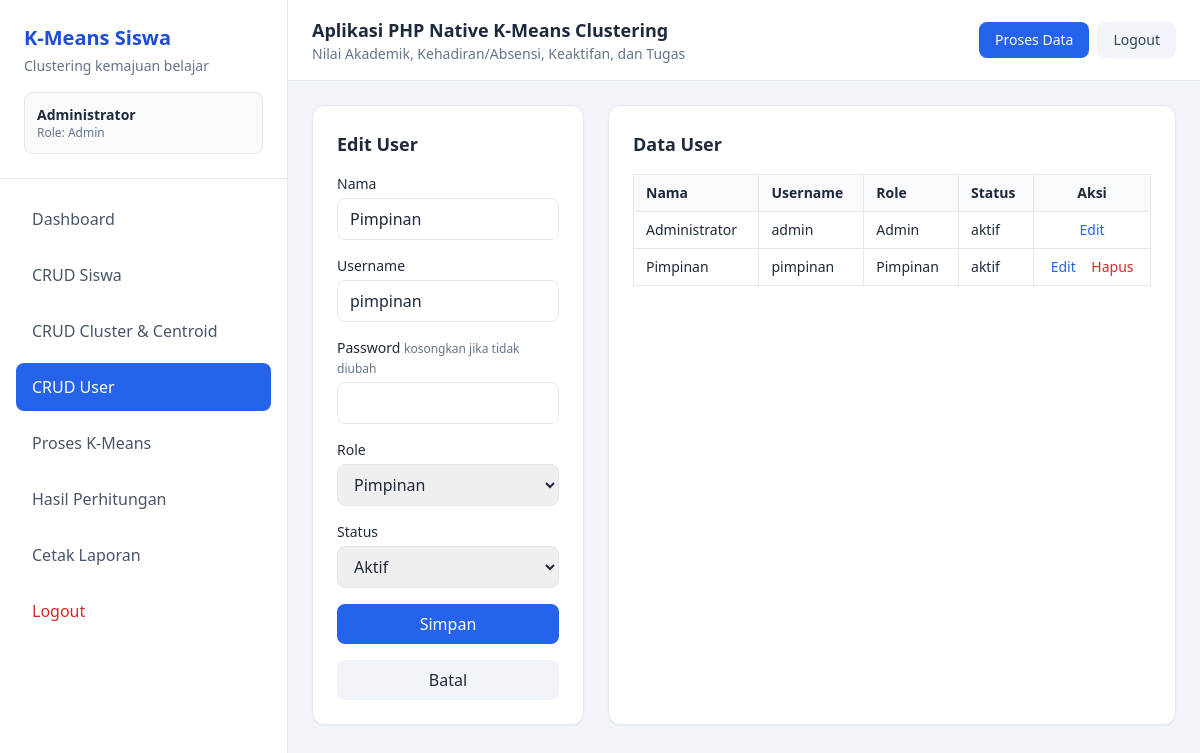
The page /index.php?page=users&edit=2 (signed in) on the database its author committed.
### tables this page shows
CREATE TABLE users (
    id INT AUTO_INCREMENT PRIMARY KEY,
    nama VARCHAR(100) NOT NULL,
    username VARCHAR(50) NOT NULL UNIQUE,
    password VARCHAR(255) NOT NULL,
    role ENUM('admin','pimpinan') NOT NULL DEFAULT 'pimpinan',
    status ENUM('aktif','nonaktif') NOT NULL DEFAULT 'aktif',
    created_at TIMESTAMP DEFAULT CURRENT_TIMESTAMP,
    updated_at TIMESTAMP DEFAULT CURRENT_TIMESTAMP ON UPDATE CURRENT_TIMESTAMP
);

### index.php (called while the page is built, shortened)
<?php
require_once __DIR__ . '/includes/auth.php';
$page = $_GET['page'] ?? (is_logged_in() ? 'dashboard' : 'login');
require_once __DIR__ . '/includes/header.php';
require_once __DIR__ . "/pages/{$page}.php";
require_once __DIR__ . '/includes/footer.php';

### includes/functions.php (called while the page is built, shortened)
<?php
function e($value) {
    return htmlspecialchars((string)$value, ENT_QUOTES, 'UTF-8');
}

### includes/auth.php (called while the page is built, shortened)
<?php
function current_user(): ?array
{
    return $_SESSION['user'] ?? null;
}

### pages/users.php (the view, shortened to what this page needs)
<?php
$edit = null;
if (isset($_GET['edit'])) {
    $stmt = $pdo->prepare("SELECT id, nama, username, role, status FROM users WHERE id=?");
    $stmt->execute([$_GET['edit']]);
    $edit = $stmt->fetch();
}
$users = $pdo->query("SELECT id, nama, username, role, status, created_at FROM users ORDER BY id ASC")->fetchAll();
?>
<div class="grid grid-cols-1 lg:grid-cols-3 gap-6">
    <div class="bg-white border rounded-xl shadow-sm p-6">
        <h3 class="text-lg font-bold mb-4"><?= $edit ? 'Edit User' : 'Tambah User' ?></h3>
        <form method="post" action="actions/save_user.php" class="space-y-4">
            <div>
                <label class="block text-sm font-medium mb-1">Nama</label>
                <input type="text" name="nama" value="<?= e($edit['nama'] ?? '') ?>" required class="w-full border rounded-lg px-3 py-2">
            </div>
            <div>
                <label class="block text-sm font-medium mb-1">Username</label>
                <input type="text" name="username" value="<?= e($edit['username'] ?? '') ?>" required class="w-full border rounded-lg px-3 py-2">
            </div>
            <div>
                <label class="block text-sm font-medium mb-1">Password <?= $edit ? '<span class="text-xs text-slate-500">kosongkan jika tidak diubah</span>' : '' ?></label>
                <input type="password" name="password" <?= $edit ? '' : 'required' ?> class="w-full border rounded-lg px-3 py-2">
            </div>
            <div>
                <label class="block text-sm font-medium mb-1">Role</label>
                <select name="role" required class="w-full border rounded-lg px-3 py-2">
                    <option value="pimpinan" <?= (($edit['role'] ?? '') === 'pimpinan') ? 'selected' : '' ?>>Pimpinan</option>
                </select>
            </div>
            <div>
                <label class="block text-sm font-medium mb-1">Status</label>
                <select name="status" required class="w-full border rounded-lg px-3 py-2">
                    <option value="aktif" <?= (($edit['status'] ?? 'aktif') === 'aktif') ? 'selected' : '' ?>>Aktif</option>
                </select>
            </div>
            <button class="w-full bg-blue-600 text-white rounded-lg py-2 hover:bg-blue-700">Simpan</button>
            <?php if ($edit): ?>
                <a href="index.php?page=users" class="block text-center bg-slate-100 rounded-lg py-2 hover:bg-slate-200">Batal</a>
            <?php endif; ?>
        </form>
    </div>
    <div class="lg:col-span-2 bg-white border rounded-xl shadow-sm p-6">
        <h3 class="text-lg font-bold mb-4">Data User</h3>
        <div class="overflow-x-auto">
            <table class="w-full text-sm border">
                <thead class="bg-slate-50">
                    <tr>
                        <th class="border px-3 py-2 text-left">Nama</th>
                        <th class="border px-3 py-2 text-left">Username</th>
                        <th class="border px-3 py-2 text-left">Role</th>
                        <th class="border px-3 py-2 text-left">Status</th>
                        <th class="border px-3 py-2 text-center">Aksi</th>
                    </tr>
                </thead>
                <tbody>
                <?php foreach ($users as $row): ?>
                    <tr>
                        <td class="border px-3 py-2"><?= e($row['nama']) ?></td>
                        <td class="border px-3 py-2"><?= e($row['username']) ?></td>
                        <td class="border px-3 py-2 capitalize"><?= e($row['role']) ?></td>
                        <td class="border px-3 py-2"><?= e($row['status']) ?></td>
                        <td class="border px-3 py-2 text-center whitespace-nowrap">
                            <a href="index.php?page=users&edit=<?= e($row['id']) ?>" class="text-blue-600 hover:underline">Edit</a>
                            <?php if ((int)$row['id'] !== (int)(current_user()['id'] ?? 0)): ?>
                                <a href="actions/delete_user.php?id=<?= e($row['id']) ?>" onclick="return confirm('Hapus user ini?')" class="text-red-600 hover:underline ml-3">Hapus</a>
                            <?php endif; ?>
                        </td>
                    </tr>
                <?php endforeach; ?>
                </tbody>
            </table>
        </div>
    </div>
</div>

### rows shown on the page
users: nama "Pimpinan", username "pimpinan", role "Pimpinan", status "Aktif", status "aktif"
users: nama "Administrator", username "admin", role "Admin", status "aktif"

### other values the page prints
$user['nama'] "Administrator"
$user['role'] "Admin"
